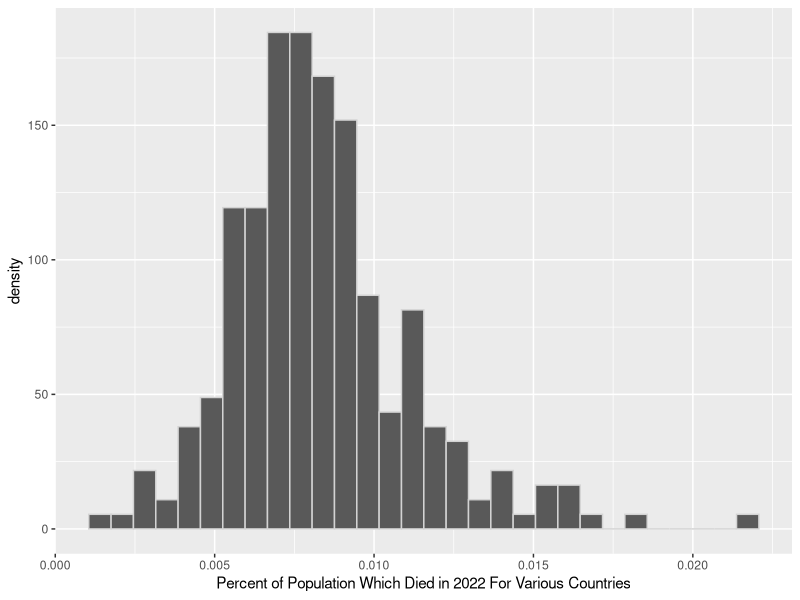

Generate this figure with R: (Note: this script raises an error after producing the figure.)
########################################################################################################
#LAB 8
########################################################################################################

#Task 6: Collect and Clean Data:
library(tidyverse)

#Read in world bank data csv
world_bank_data <- read_csv("World_Bank_Data.csv") 

#Isolate 2022 Data
world_bank_data_2022 <- world_bank_data["2022"] |>
  #Divide by 1000 to Death rate per 1000 citizens
  mutate(`2022` = `2022`/1000) |>
  #Rename 2022 column
  rename("Percent_Died" = "2022")

#Task 7: What are alpha and beta:

###################
# MOM (Method of Moments)
# Copied and Adapted  From rcode-lecture14
###################
library(nleqslv)

MOM.beta<- function(data, par){
  alpha <- par[1]
  beta <- par[2]
    
  EX <- alpha/(alpha+beta)
  EX2 <- (((alpha+1)*alpha))/((alpha+beta+1)*(alpha+beta))
  m1 <- mean(data, na.rm=TRUE)
  m2 <- mean(data^2, na.rm=TRUE)
  
  return(c(EX-m1, EX2-m2)) 
}

nleqslv(x = c(1,1), 
        fn = MOM.beta,
        data= world_bank_data_2022$'Percent_Died')

###################
# MLE (Maximum Likelihood Estimator)
# Copied and Adapted From rcode-lecture14
###################
llbeta <- function(data, par, neg=FALSE){
  alpha <- par[1]
  beta <- par[2]
  loglik <- sum(log(dbeta(x=data, shape1 = alpha, shape2 = beta)), na.rm=TRUE)
  
  return(ifelse(neg, -loglik, loglik))
}

(mles <- optim(par = c(1,1),
               fn = llbeta,
               data= world_bank_data_2022$'Percent_Died',
               neg = TRUE))

alpha.hat.mle <- mles$par[1]
beta.hat.mle <- mles$par[2]

###################
# Plot Histogram of Data Superimposed MOM and MLE Distributions
###################

ggplot() +
  geom_histogram(data= world_bank_data_2022,
                 aes(x= Percent_Died,
                     y= after_stat(density)),
                 color="lightgrey") +
  xlab("Percent of Population Which Died in 2022 For Various Countries")

ggdat.exp <- tibble(x=seq(0,0.030,length.out=1000)) |>
  mutate(pdf = dexp(x, rate=1/mean(world_bank_data_2022$'Percent_Died')))
ggplot()+
  geom_histogram(data=world_bank_data_2022,
                 breaks = seq(0, 125, 25),
                 color="lightgrey")+
  geom_line(data=ggdat.exp)
